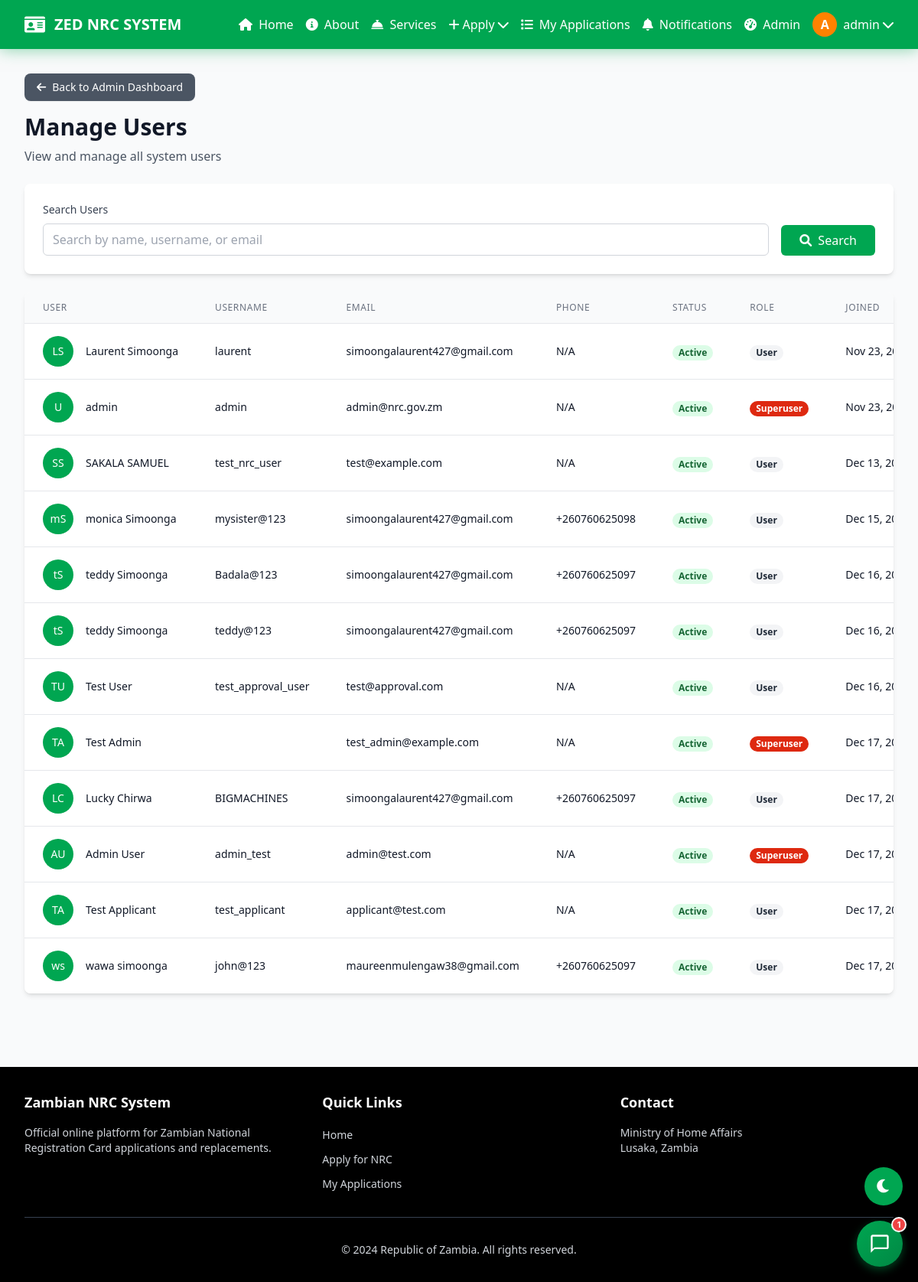
The app's page /dashboard/users/ (signed in) with its own data.
### accounts/models.py (models this page shows, shortened)
class CustomUser(AbstractUser):
    phone_number = models.CharField(max_length=15, blank=True)
    nrc_number = models.CharField(max_length=20, blank=True, unique=True, null=True)
    profile_image = models.ImageField(upload_to='profile_images/', blank=True, null=True)
    bio = models.TextField(max_length=500, blank=True)
    otp_code = models.CharField(
        max_length=6,
        blank=True,
        null=True,
        default=None,        # ← Changed from "" to None (real change)
        editable=False,      # ← New attribute Django can't ignore
        verbose_name="OTP Code",
        help_text="Temporary 6-digit code"
    )
    otp_created_at = models.DateTimeField(
        blank=True,
        null=True,
        default=None,        # ← Changed from timezone.now to None
        editable=False,
        verbose_name="OTP Created At"
    )
    otp_verified = models.BooleanField(
        default=False,
        verbose_name="OTP Verified",
        editable=False       # ← Also added here
    )
    def get_initials(self):
        if self.first_name and self.last_name:
            return f"{self.first_name[0]}{self.last_name[0]}".upper()
        return self.username[0].upper() if self.username else "U"

### applications/views.py (the view, shortened to what this page needs)
# urls.py: path('dashboard/users/', views.admin_users, name='admin_users'),
@user_passes_test(is_admin)
def admin_users(request):
    from django.contrib.auth import get_user_model
    User = get_user_model()
    search_query = request.GET.get('search', '')
    users = User.objects.all()
    paginator = Paginator(users, 20)
    page_number = request.GET.get('page')
    page_obj = paginator.get_page(page_number)
    context = {
        'page_obj': page_obj,
        'search_query': search_query,
    }
    return render(request, 'applications/admin_users.html', context)

### templates/applications/admin_users.html (shortened to what this page needs)
{% extends 'base.html' %}
{% block content %}
<div class="max-w-7xl mx-auto">
    <div class="mb-4">
        <a href="{% url 'applications:admin_dashboard' %}"
           class="inline-flex items-center px-4 py-2 bg-gray-600 text-white text-sm font-medium rounded-lg hover:bg-gray-700 transition-colors shadow-sm">
            <i class="fas fa-arrow-left mr-2"></i>
            Back to Admin Dashboard
        </a>
    </div>
    <div class="mb-6">
        <h1 class="text-3xl font-bold text-gray-900 mb-2">Manage Users</h1>
        <p class="text-gray-600">View and manage all system users</p>
    </div>
    <div class="bg-white rounded-lg shadow-md p-6 mb-6">
        <form method="get" class="flex gap-4">
            <div class="flex-1">
                <label for="search" class="block text-sm font-medium text-gray-700 mb-2">Search Users</label>
                <input type="text" id="search" name="search" value="{{ search_query }}"
                       class="w-full px-3 py-2 border border-gray-300 rounded-md focus:outline-none focus:ring-zambian-green focus:border-zambian-green"
                       placeholder="Search by name, username, or email">
            </div>
            <div class="flex items-end">
                <button type="submit"
                        class="px-6 py-2 bg-zambian-green text-white rounded-md hover:bg-green-700 transition-colors">
                    <i class="fas fa-search mr-2"></i>Search
                </button>
            </div>
        </form>
    </div>
    {% if page_obj %}
        <div class="bg-white rounded-lg shadow-md overflow-hidden">
            <div class="overflow-x-auto">
                <table class="min-w-full divide-y divide-gray-200">
                    <thead class="bg-gray-50">
                        <tr>
                            <th class="px-6 py-3 text-left text-xs font-medium text-gray-500 uppercase tracking-wider">User</th>
                            <th class="px-6 py-3 text-left text-xs font-medium text-gray-500 uppercase tracking-wider">Username</th>
                            <th class="px-6 py-3 text-left text-xs font-medium text-gray-500 uppercase tracking-wider">Email</th>
                            <th class="px-6 py-3 text-left text-xs font-medium text-gray-500 uppercase tracking-wider">Phone</th>
                            <th class="px-6 py-3 text-left text-xs font-medium text-gray-500 uppercase tracking-wider">Status</th>
                            <th class="px-6 py-3 text-left text-xs font-medium text-gray-500 uppercase tracking-wider">Role</th>
                            <th class="px-6 py-3 text-left text-xs font-medium text-gray-500 uppercase tracking-wider">Joined</th>
                        </tr>
                    </thead>
                    <tbody class="bg-white divide-y divide-gray-200">
                        {% for user in page_obj %}
                        <tr class="hover:bg-gray-50">
                            <td class="px-6 py-4 whitespace-nowrap">
                                <div class="flex items-center">
                                    <div class="flex-shrink-0 h-10 w-10">
                                        <div class="h-10 w-10 rounded-full bg-zambian-green flex items-center justify-center">
                                            <span class="text-sm font-medium text-white">
                                                {{ user.first_name|first|default:"U" }}{{ user.last_name|first|default:"" }}
                                            </span>
                                        </div>
                                    </div>
                                    <div class="ml-4">
                                        <div class="text-sm font-medium text-gray-900">
                                            {{ user.get_full_name|default:user.username }}
                                        </div>
                                    </div>
                                </div>
                            </td>
                            <td class="px-6 py-4 whitespace-nowrap text-sm text-gray-900">
                                {{ user.username }}
                            </td>
                            <td class="px-6 py-4 whitespace-nowrap text-sm text-gray-900">
                                {{ user.email }}
                            </td>
                            <td class="px-6 py-4 whitespace-nowrap text-sm text-gray-900">
                                {{ user.phone_number|default:"N/A" }}
                            </td>
                            <td class="px-6 py-4 whitespace-nowrap">
                                <span class="px-2 inline-flex text-xs leading-5 font-semibold rounded-full
                                           {% if user.is_active %}bg-green-100 text-green-800{% else %}bg-red-100 text-red-800{% endif %}">
                                    {% if user.is_active %}Active{% else %}Inactive{% endif %}
                                </span>
                            </td>
                            <td class="px-6 py-4 whitespace-nowrap">
                                <span class="px-2 inline-flex text-xs leading-5 font-semibold rounded-full
                                           {% if user.is_superuser %}bg-zambian-red text-white
                                           {% elif user.is_staff %}bg-zambian-orange text-white
                                           {% else %}bg-gray-100 text-gray-800{% endif %}">
                                    {% if user.is_superuser %}Superuser
                                    {% elif user.is_staff %}Staff
                                    {% else %}User{% endif %}
                                </span>
                            </td>
                            <td class="px-6 py-4 whitespace-nowrap text-sm text-gray-900">
                                {{ user.date_joined|date:"M d, Y" }}
                            </td>
                        </tr>
                        {% endfor %}
                    </tbody>
                </table>
            </div>
        </div>
    {% else %}
        <div class="bg-white rounded-lg shadow-md p-8 text-center">
            <i class="fas fa-users text-6xl text-gray-300 mb-4"></i>
            <h3 class="text-xl font-semibold text-gray-900 mb-2">No Users Found</h3>
            <p class="text-gray-600">No users match your search criteria.</p>
        </div>
    {% endif %}
</div>
{% endblock %}

### templates/base.html (shortened to what this page needs)
{% load static %}
<!DOCTYPE html>
<html lang="en">
<head>
    <script src="https://cdn.tailwindcss.com"></script>
    <link href="https://cdnjs.cloudflare.com/ajax/libs/font-awesome/6.0.0/css/all.min.css" rel="stylesheet">
    <link href="{% static 'css/animations.css' %}" rel="stylesheet">
    <link href="{% static 'css/chat-widget.css' %}" rel="stylesheet">
    <link href="{% static 'css/mobile-responsive.css' %}" rel="stylesheet">
    <link href="{% static 'css/pwa-styles.css' %}" rel="stylesheet">
    <link href="{% static 'css/auth-enhancements.css' %}" rel="stylesheet">
    <link href="{% static 'css/dark-mode.css' %}" rel="stylesheet">
    <link href="{% static 'css/ios-install-prompt.css' %}" rel="stylesheet">
</head>
<body class="bg-gray-50 min-h-screen loading">
    <nav class="bg-zambian-green shadow-lg">
        <div class="max-w-7xl mx-auto px-4 sm:px-6 lg:px-8">
            <div class="flex justify-between h-16">
                <div class="flex items-center">
                    <a href="{% url 'applications:home' %}" class="flex items-center">
                        <i class="fas fa-id-card text-white text-2xl mr-2 sm:mr-3"></i>
                        <span class="text-white text-lg sm:text-xl font-bold hidden sm:inline">ZED NRC SYSTEM</span>
                    </a>
                </div>
                <div class="hidden md:flex items-center space-x-4 desktop-menu">
                    {% if user.is_authenticated %}
                        <a href="{% url 'applications:home' %}" class="text-white hover:text-zambian-orange transition-colors">
                            <i class="fas fa-home mr-1"></i> Home
                        </a>
                        <a href="{% url 'applications:about' %}" class="text-white hover:text-zambian-orange transition-colors">
                            <i class="fas fa-info-circle mr-1"></i> About
                        </a>
                        <a href="{% url 'applications:services' %}" class="text-white hover:text-zambian-orange transition-colors">
                            <i class="fas fa-concierge-bell mr-1"></i> Services
                        </a>
                        <div class="relative group">
                            <button class="text-white hover:text-zambian-orange transition-colors flex items-center">
                                <i class="fas fa-plus mr-1"></i> Apply
                                <i class="fas fa-chevron-down ml-1"></i>
                            </button>
                        </div>
                        <a href="{% url 'applications:my_applications' %}" class="text-white hover:text-zambian-orange transition-colors">
                            <i class="fas fa-list mr-1"></i> My Applications
                        </a>
                        <a href="{% url 'applications:notifications' %}" class="text-white hover:text-zambian-orange transition-colors relative">
                            <i class="fas fa-bell mr-1"></i> Notifications
                        </a>
                        {% if user.is_staff %}
                            <a href="{% url 'applications:admin_dashboard' %}" class="text-white hover:text-zambian-orange transition-colors">
                                <i class="fas fa-tachometer-alt mr-1"></i> Admin
                            </a>
                        {% endif %}
                        <div class="relative group">
                            <button class="text-white hover:text-zambian-orange transition-colors flex items-center">
                                {% if user.profile_image %}
                                    <img src="{{ user.profile_image.url }}" alt="{{ user.get_full_name }}"
                                         class="w-8 h-8 rounded-full object-cover border-2 border-white mr-2">
                                {% else %}
                                    <div class="w-8 h-8 rounded-full bg-zambian-orange flex items-center justify-center text-white font-semibold mr-2">
                                        {{ user.get_initials }}
                                    </div>
                                {% endif %}
                                <span class="hidden lg:inline">{{ user.get_full_name|default:user.username }}</span>
                                <i class="fas fa-chevron-down ml-1"></i>
                            </button>
                        </div>
                    {% endif %}
                </div>
            </div>
        </div>
    </nav>
    <main class="max-w-7xl mx-auto px-4 sm:px-6 lg:px-8 py-8">
        {% block content %}
        {% endblock %}
    </main>
    <footer class="bg-zambian-black text-white mt-16">
        <div class="max-w-7xl mx-auto px-4 sm:px-6 lg:px-8 py-8">
            <div class="grid grid-cols-1 sm:grid-cols-2 md:grid-cols-3 gap-8">
                <div>
                    <h3 class="text-lg font-semibold mb-4">Zambian NRC System</h3>
                    <p class="text-gray-300 text-sm">Official online platform for Zambian National Registration Card applications and replacements.</p>
                </div>
                <div>
                    <h3 class="text-lg font-semibold mb-4">Quick Links</h3>
                    <ul class="space-y-2">
                        <li><a href="{% url 'applications:home' %}" class="text-gray-300 hover:text-zambian-orange transition-colors text-sm">Home</a></li>
                        <li><a href="{% url 'applications:apply' %}" class="text-gray-300 hover:text-zambian-orange transition-colors text-sm">Apply for NRC</a></li>
                        <li><a href="{% url 'applications:my_applications' %}" class="text-gray-300 hover:text-zambian-orange transition-colors text-sm">My Applications</a></li>
                    </ul>
                </div>
                <div>
                    <h3 class="text-lg font-semibold mb-4">Contact</h3>
                    <p class="text-gray-300 text-sm">Ministry of Home Affairs</p>
                    <p class="text-gray-300 text-sm">Lusaka, Zambia</p>
                </div>
            </div>
            <div class="border-t border-gray-700 mt-8 pt-8 text-center">
                <p class="text-gray-300 text-sm">&copy; 2024 Republic of Zambia. All rights reserved.</p>
            </div>
        </div>
    </footer>
    {% if user.is_authenticated %}
        <link href="{% static 'css/chat-widget-voice.css' %}" rel="stylesheet">
    {% endif %}
</body>
</html>

### records on screen
CustomUser: get_initials "A", get_full_name "admin", first_name|first "U", username "admin", email "admin@nrc.gov.zm", phone_number "N/A", is_active "Active", is_superuser "Superuser", date_joined "Nov 23,…"
CustomUser: first_name|first "L", last_name|first "S", get_full_name "Laurent Simoonga", username "laurent", email "simoongalaurent427@gmail.com", phone_number "N/A", is_active "Active", is_superuser "User", date_joined "Nov 23,…"
CustomUser: first_name|first "S", last_name|first "S", get_full_name "SAKALA SAMUEL", username "test_nrc_user", email "test@example.com", phone_number "N/A", is_active "Active", is_superuser "User", date_joined "Dec 13,…"
CustomUser: first_name|first "m", last_name|first "S", get_full_name "monica Simoonga", username "mysister@123", email "simoongalaurent427@gmail.com", phone_number "+260760625098", is_active "Active", is_superuser "User", date_joined "Dec 15,…"
CustomUser: first_name|first "t", last_name|first "S", get_full_name "teddy Simoonga", username "Badala@123", email "simoongalaurent427@gmail.com", phone_number "+260760625097", is_active "Active", is_superuser "User", date_joined "Dec 16,…"
CustomUser: first_name|first "t", last_name|first "S", get_full_name "teddy Simoonga", username "teddy@123", email "simoongalaurent427@gmail.com", phone_number "+260760625097", is_active "Active", is_superuser "User", date_joined "Dec 16,…"
CustomUser: first_name|first "T", last_name|first "U", get_full_name "Test User", username "test_approval_user", email "test@approval.com", phone_number "N/A", is_active "Active", is_superuser "User", date_joined "Dec 16,…"
CustomUser: first_name|first "T", last_name|first "A", get_full_name "Test Admin", email "test_admin@example.com", phone_number "N/A", is_active "Active", is_superuser "Superuser", date_joined "Dec 17,…"
CustomUser: first_name|first "L", last_name|first "C", get_full_name "Lucky Chirwa", username "BIGMACHINES", email "simoongalaurent427@gmail.com", phone_number "+260760625097", is_active "Active", is_superuser "User", date_joined "Dec 17,…"
CustomUser: first_name|first "A", last_name|first "U", get_full_name "Admin User", username "admin_test", email "admin@test.com", phone_number "N/A", is_active "Active", is_superuser "Superuser", date_joined "Dec 17,…"
CustomUser: first_name|first "T", last_name|first "A", get_full_name "Test Applicant", username "test_applicant", email "applicant@test.com", phone_number "N/A", is_active "Active", is_superuser "User", date_joined "Dec 17,…"
CustomUser: first_name|first "w", last_name|first "s", get_full_name "wawa simoonga", username "john@123", email "maureenmulengaw38@gmail.com", phone_number "+260760625097", is_active "Active", is_superuser "User", date_joined "Dec 17,…"
